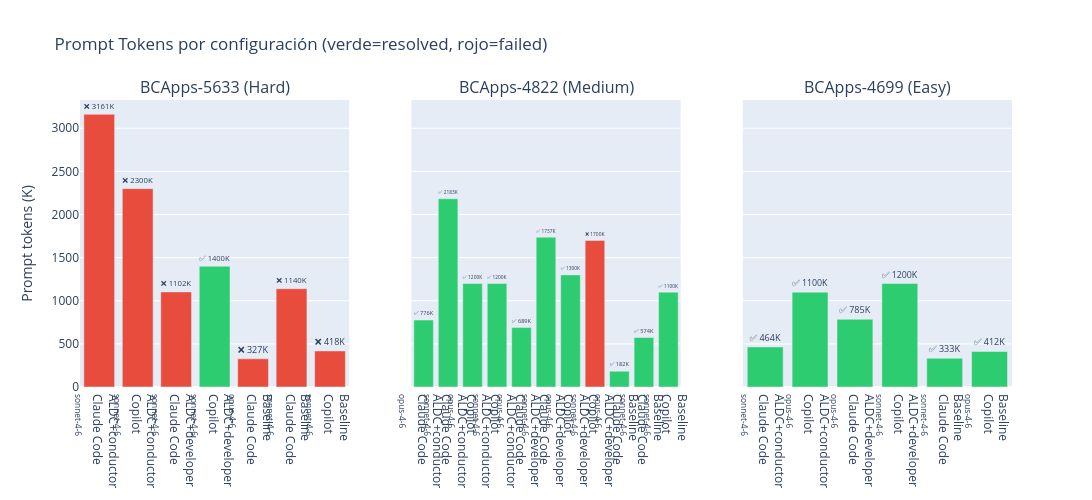

Source (notebook cell):
### Markdown cell above
## 3. Token Overhead / Coste de Contexto ALDC

ALDC carga ~300KB de instrucciones, skills y reglas. El overhead de tokens es estructural.
La pregunta: ese contexto adicional, ¿mejora la resolución o solo infla el coste?

### Code cell
# Token overhead analysis — bar chart per instance, colored by resolved
first_runs = df[df["run_idx"] == 0].copy()

fig = make_subplots(
    rows=1, cols=3,
    subplot_titles=[f"{INSTANCE_LABELS[i]} ({INSTANCE_DIFFICULTY[i]})" for i in INST_ORDER],
    shared_yaxes=True,
)

color_map = {True: "#2ecc71", False: "#e74c3c"}

for col_idx, inst_id in enumerate(INST_ORDER, 1):
    inst_data = first_runs[first_runs["instance_id"] == inst_id].copy()
    inst_data["label"] = inst_data["scenario"] + "<br>" + inst_data["agent"] + "<br><sub>" + inst_data["model"] + "</sub>"
    inst_data = inst_data.sort_values(["scenario", "agent", "model"])

    fig.add_trace(
        go.Bar(
            x=inst_data["label"],
            y=inst_data["prompt_tokens"] / 1000,
            marker_color=[color_map[r] for r in inst_data["resolved"]],
            text=[f"{'✅' if r else '❌'} {t/1000:.0f}K" for r, t in zip(inst_data["resolved"], inst_data["prompt_tokens"])],
            textposition="outside",
            textfont=dict(size=9),
            showlegend=False,
        ),
        row=1, col=col_idx,
    )

fig.update_layout(
    title="Prompt Tokens por configuración (verde=resolved, rojo=failed)",
    height=500,
    width=1200,
    yaxis_title="Prompt tokens (K)",
)
fig.show()

# Compute overhead multipliers where baseline exists for comparison
print("\n=== Token Overhead Multiplier (ALDC / Baseline) ===")
print("(Only for cells where both baseline and ALDC exist for same agent+model+instance)\n")

for inst_id in INST_ORDER:
    inst_label = INSTANCE_LABELS[inst_id]
    for agent in AGENTS:
        for model in MODELS:
            baseline = first_runs[(first_runs["instance_id"] == inst_id) & (first_runs["agent"] == agent) &
                                  (first_runs["model"] == model) & (first_runs["scenario"] == "Baseline")]
            if baseline.empty:
                continue
            base_tokens = baseline.iloc[0]["prompt_tokens"]
            base_resolved = baseline.iloc[0]["resolved"]
            for scenario in ["ALDC+developer", "ALDC+conductor"]:
                aldc = first_runs[(first_runs["instance_id"] == inst_id) & (first_runs["agent"] == agent) &
                                  (first_runs["model"] == model) & (first_runs["scenario"] == scenario)]
                if aldc.empty:
                    continue
                aldc_tokens = aldc.iloc[0]["prompt_tokens"]
                aldc_resolved = aldc.iloc[0]["resolved"]
                ratio = aldc_tokens / base_tokens if base_tokens > 0 else float("inf")
                res_change = "same" if base_resolved == aldc_resolved else ("improved" if aldc_resolved else "regressed")
                print(f"  {inst_label} | {agent} {model} | {scenario}: {ratio:.1f}x tokens | resolution: {res_change}")

### Figure 1 — Plotly figure (JSON) as saved in the notebook; plotly's stock layout.template omitted (floating-point values rounded to 4 significant figures)
{"data": [{"marker": {"color": ["#e74c3c", "#e74c3c", "#e74c3c", "#2ecc71", "#e74c3c", "#e74c3c", "#e74c3c"]}, "showlegend": false, "text": ["❌ 3161K", "❌ 2300K", "❌ 1102K", "✅ 1400K", "❌ 327K", "❌ 1140K", "❌ 418K"], "textfont": {"size": 9}, "textposition": "outside", "type": "bar", "x": ["ALDC+conductor<br>Claude Code<br><sub>sonnet-4-6</sub>", "ALDC+conductor<br>Copilot<br><sub>sonnet-4-6</sub>", "ALDC+developer<br>Claude Code<br><sub>sonnet-4-6</sub>", "ALDC+developer<br>Copilot<br><sub>sonnet-4-6</sub>", "Baseline<br>Claude Code<br><sub>opus-4-6</sub>", "Baseline<br>Claude Code<br><sub>sonnet-4-6</sub>", "Baseline<br>Copilot<br><sub>sonnet-4-6</sub>"], "xaxis": "x", "y": [3161.0, 2300.0, 1102.0, 1400.0, 326.8, 1140.0, 418.0], "yaxis": "y"}, {"marker": {"color": ["#2ecc71", "#2ecc71", "#2ecc71", "#2ecc71", "#2ecc71", "#2ecc71", "#2ecc71", "#e74c3c", "#2ecc71", "#2ecc71", "#2ecc71"]}, "showlegend": false, "text": ["✅ 776K", "✅ 2183K", "✅ 1200K", "✅ 1200K", "✅ 689K", "✅ 1737K", "✅ 1300K", "❌ 1700K", "✅ 182K", "✅ 574K", "✅ 1100K"], "textfont": {"size": 9}, "textposition": "outside", "type": "bar", "x": ["ALDC+conductor<br>Claude Code<br><sub>opus-4-6</sub>", "ALDC+conductor<br>Claude Code<br><sub>sonnet-4-6</sub>", "ALDC+conductor<br>Copilot<br><sub>opus-4-6</sub>", "ALDC+conductor<br>Copilot<br><sub>sonnet-4-6</sub>", "ALDC+developer<br>Claude Code<br><sub>opus-4-6</sub>", "ALDC+developer<br>Claude Code<br><sub>sonnet-4-6</sub>", "ALDC+developer<br>Copilot<br><sub>opus-4-6</sub>", "ALDC+developer<br>Copilot<br><sub>sonnet-4-6</sub>", "Baseline<br>Claude Code<br><sub>opus-4-6</sub>", "Baseline<br>Claude Code<br><sub>sonnet-4-6</sub>", "Baseline<br>Copilot<br><sub>sonnet-4-6</sub>"], "xaxis": "x2", "y": [776.1, 2183.0, 1200.0, 1200.0, 689.2, 1737.0, 1300.0, 1700.0, 182.5, 574.5, 1100.0], "yaxis": "y2"}, {"marker": {"color": ["#2ecc71", "#2ecc71", "#2ecc71", "#2ecc71", "#2ecc71", "#2ecc71"]}, "showlegend": false, "text": ["✅ 464K", "✅ 1100K", "✅ 785K", "✅ 1200K", "✅ 333K", "✅ 412K"], "textfont": {"size": 9}, "textposition": "outside", "type": "bar", "x": ["ALDC+conductor<br>Claude Code<br><sub>sonnet-4-6</sub>", "ALDC+conductor<br>Copilot<br><sub>opus-4-6</sub>", "ALDC+developer<br>Claude Code<br><sub>opus-4-6</sub>", "ALDC+developer<br>Copilot<br><sub>sonnet-4-6</sub>", "Baseline<br>Claude Code<br><sub>sonnet-4-6</sub>", "Baseline<br>Copilot<br><sub>opus-4-6</sub>"], "xaxis": "x3", "y": [464.1, 1100.0, 784.8, 1200.0, 333.0, 412.3], "yaxis": "y3"}], "layout": {"annotations": [{"font": {"size": 16}, "showarrow": false, "text": "BCApps-5633 (Hard)", "x": 0.1444, "xanchor": "center", "xref": "paper", "y": 1.0, "yanchor": "bottom", "yref": "paper"}, {"font": {"size": 16}, "showarrow": false, "text": "BCApps-4822 (Medium)", "x": 0.5, "xanchor": "center", "xref": "paper", "y": 1.0, "yanchor": "bottom", "yref": "paper"}, {"font": {"size": 16}, "showarrow": false, "text": "BCApps-4699 (Easy)", "x": 0.8556, "xanchor": "center", "xref": "paper", "y": 1.0, "yanchor": "bottom", "yref": "paper"}], "height": 500, "title": {"text": "Prompt Tokens por configuración (verde=resolved, rojo=failed)"}, "width": 1200, "xaxis": {"anchor": "y", "domain": [0.0, 0.2889]}, "xaxis2": {"anchor": "y2", "domain": [0.3556, 0.6444]}, "xaxis3": {"anchor": "y3", "domain": [0.7111, 1.0]}, "yaxis": {"anchor": "x", "domain": [0.0, 1.0], "title": {"text": "Prompt tokens (K)"}}, "yaxis2": {"anchor": "x2", "domain": [0.0, 1.0], "matches": "y", "showticklabels": false}, "yaxis3": {"anchor": "x3", "domain": [0.0, 1.0], "matches": "y", "showticklabels": false}}}
